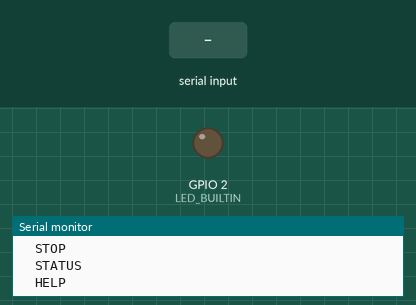
A sketch run on a simulated ESP32. Parts: output pins drawn as LEDs (lit = HIGH), the last lines printed to the serial monitor. Dashed ring = blinking. Inputs (shaded band) come from the test bench.

Above: at 2.2 s.
2.3 s: "BLINK 150\n" received over Serial
At 2.37 s:
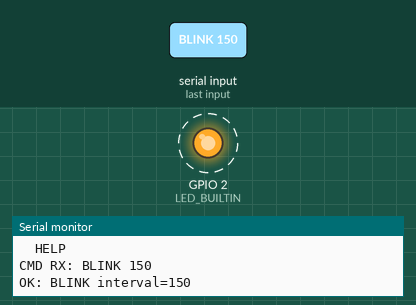
5.3 s: "ON 1\n" received over Serial
8.3 s: "OFF 1\n" received over Serial
Timing chart, 0 to 17.3 s (numbered marks = the images above; inputs shaded):
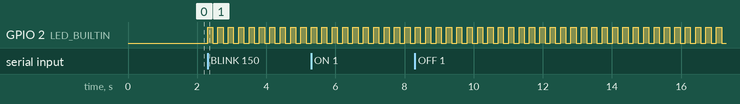

Measured:
- after the input at 2.3 s, GPIO 2 (LED_BUILTIN): alternates HIGH for 0.15 s and LOW for 0.15 s, starting at once

The sketch:

serial_control.ino
```cpp
#ifndef LED_BUILTIN
#define LED_BUILTIN 2   // common ESP32 dev board LED pin
#endif

bool blinkMode = false;
int blinkIntervalMs = 500;
unsigned long lastToggleMs = 0;
bool ledState = false;

void setLed(bool on) {
  ledState = on;
  digitalWrite(LED_BUILTIN, on ? HIGH : LOW);
}

void printHelp() {
  Serial.println("Commands:");
  Serial.println("  ON");
  Serial.println("  OFF");
  Serial.println("  BLINK <ms>  (50..5000)");
  Serial.println("  STOP");
  Serial.println("  STATUS");
  Serial.println("  HELP");
}

void printStatus() {
  Serial.print("blinkMode=");
  Serial.println(blinkMode ? "ON" : "OFF");

  Serial.print("blinkIntervalMs=");
  Serial.println(blinkIntervalMs);

  Serial.print("ledState=");
  Serial.println(ledState ? "HIGH" : "LOW");
}

void handleCommand(String cmd) {
  cmd.trim();          // removes spaces + removes \r if present
  cmd.toUpperCase();

  Serial.print("CMD RX: ");   // debug: what exactly arrived
  Serial.println(cmd);

  if (cmd == "ON") {
    blinkMode = false;
    setLed(true);
    Serial.println("OK: LED ON");
  }
  else if (cmd == "OFF") {
    blinkMode = false;
    setLed(false);
    Serial.println("OK: LED OFF");
  }
  else if (cmd.startsWith("BLINK")) {
    int spaceIndex = cmd.indexOf(' ');
    if (spaceIndex == -1) {
      Serial.println("ERROR: Use BLINK <ms> (example: BLINK 200)");
      return;
    }
    int ms = cmd.substring(spaceIndex + 1).toInt();
    if (ms < 50 || ms > 5000) {
      Serial.println("ERROR: blink ms must be 50..5000");
      return;
    }
    blinkIntervalMs = ms;
    blinkMode = true;
    Serial.print("OK: BLINK interval=");
    Serial.println(blinkIntervalMs);
  }
  else if (cmd == "STOP") {
    blinkMode = false;
    setLed(false);
    Serial.println("OK: STOP");
  }
  else if (cmd == "STATUS") {
    printStatus();
  }
  else if (cmd == "HELP" || cmd == "?") {
    printHelp();
  }
  else {
    Serial.print("ERROR: Unknown command: ");
    Serial.println(cmd);
    Serial.println("Type HELP");
  }
}

void setup() {
  pinMode(LED_BUILTIN, OUTPUT);

  Serial.begin(9600);
  Serial.setTimeout(300);     // affects readStringUntil timing

  delay(1000);                // helps if Serial Monitor connects slightly late
  Serial.println("ESP32 READY. Send commands ending with \\n");
  printHelp();
}

void loop() {
  // Read a full line command (Python must send newline \n)
  if (Serial.available() > 0) {
    String cmd = Serial.readStringUntil('\n');
    handleCommand(cmd);
  }

  // Non-blocking blink
  if (blinkMode) {
    unsigned long now = millis();
    if (now - lastToggleMs >= (unsigned long)blinkIntervalMs) {
      lastToggleMs = now;
      ledState = !ledState;
      digitalWrite(LED_BUILTIN, ledState ? HIGH : LOW);
    }
  }
}
```
